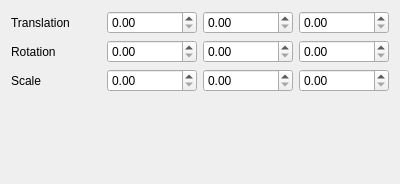
<?xml version="1.0" encoding="UTF-8"?>
<ui version="4.0">
 <class>Inspector</class>
 <widget class="QWidget" name="Inspector">
  <property name="geometry">
   <rect>
    <x>0</x>
    <y>0</y>
    <width>400</width>
    <height>184</height>
   </rect>
  </property>
  <property name="windowTitle">
   <string>Form</string>
  </property>
  <layout class="QVBoxLayout" name="verticalLayout">
   <item>
    <layout class="QHBoxLayout" name="horizontalLayout_2">
     <item>
      <widget class="QLabel" name="label_translation">
       <property name="text">
        <string>Translation</string>
       </property>
      </widget>
     </item>
     <item>
      <widget class="QDoubleSpinBox" name="spinBox_TranslationX"/>
     </item>
     <item>
      <widget class="QDoubleSpinBox" name="spinBox_TranslationY"/>
     </item>
     <item>
      <widget class="QDoubleSpinBox" name="spinBox_TranslationZ"/>
     </item>
    </layout>
   </item>
   <item>
    <layout class="QHBoxLayout" name="horizontalLayout">
     <item>
      <widget class="QLabel" name="label_rotation">
       <property name="text">
        <string>Rotation</string>
       </property>
      </widget>
     </item>
     <item>
      <widget class="QDoubleSpinBox" name="spinBox_RotationX"/>
     </item>
     <item>
      <widget class="QDoubleSpinBox" name="spinBox_RotationY"/>
     </item>
     <item>
      <widget class="QDoubleSpinBox" name="spinBox_RotationZ"/>
     </item>
    </layout>
   </item>
   <item>
    <layout class="QHBoxLayout" name="horizontalLayout_3">
     <item>
      <widget class="QLabel" name="label_scale">
       <property name="text">
        <string>Scale</string>
       </property>
      </widget>
     </item>
     <item>
      <widget class="QDoubleSpinBox" name="spinBox_ScaleX"/>
     </item>
     <item>
      <widget class="QDoubleSpinBox" name="spinBox_ScaleY"/>
     </item>
     <item>
      <widget class="QDoubleSpinBox" name="spinBox_ScaleZ"/>
     </item>
    </layout>
   </item>
   <item>
    <spacer name="verticalSpacer">
     <property name="orientation">
      <enum>Qt::Vertical</enum>
     </property>
     <property name="sizeHint" stdset="0">
      <size>
       <width>20</width>
       <height>40</height>
      </size>
     </property>
    </spacer>
   </item>
  </layout>
 </widget>
 <resources/>
 <connections/>
</ui>
